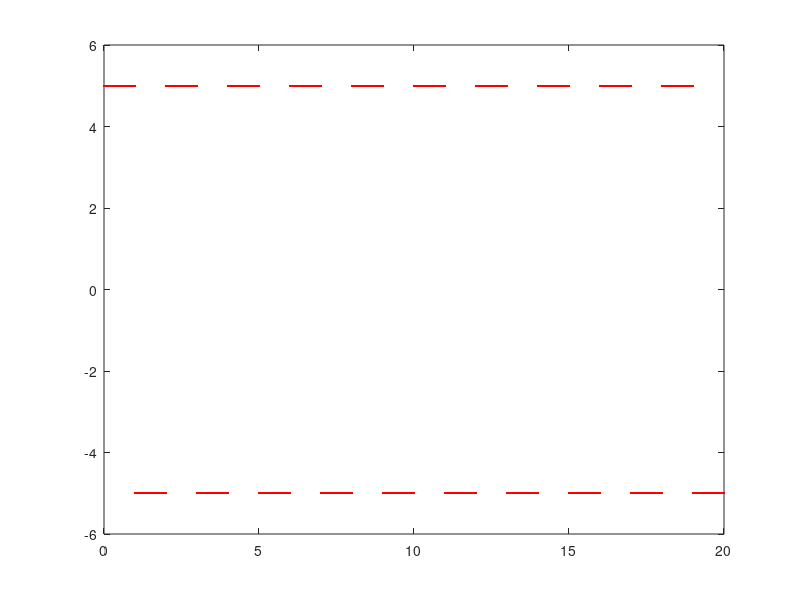

Here is the MATLAB script that generated this plot:
% In octave plot a square wave of amplitude 5 and -5 unit using for loop

t = 2;
a = 5;
y1 = a;
y2 = -a;

t1 = 0:0.01:t/2;
t2 = t/2:0.01:t;

for k = 1:10
  plot(t1,y1,'r');
  hold on;
  plot(t2,y2,'r');
  hold on;
  k = k+1
  t1=t1+t;
  t2=t2+t;
end
